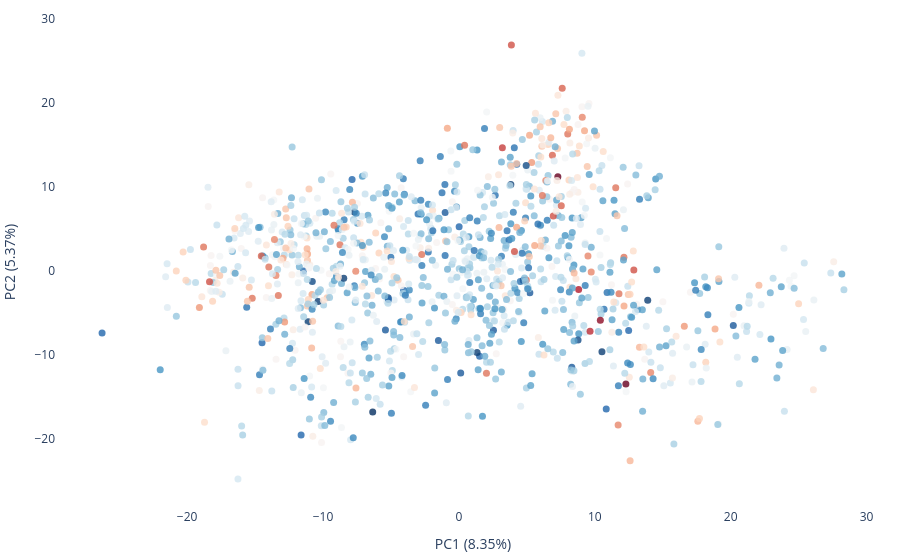

This figure's notebook cell:
### Code cell
# Quick sanity check to make sure that the PCA is not  clustering by the number of CBC used for the embedding averaging
num_cbc_res = []
for i, _OR in enumerate(esm_OR): 
    num_cbc_res.append(len(np.unique(Cbc_res[_OR][:,0]).astype(int)-1))
    
# Plot
fig = go.Figure()
fig.add_trace(go.Scatter(
    x=pca_df['PCA_1'],  # First dimension
    y=pca_df['PCA_2'],  # Second dimension
    text=pca_df.index,    # Labels
    mode='markers',
    marker=dict(
        color=num_cbc_res,
        size = 8, opacity=0.6, 
        colorscale="RdBu"
    )
))

fig.update_traces( marker=dict(size=7, opacity = 0.8))
fig.update_layout(xaxis_title = f'PC1 ({variance_ratio[0]*100:.2f}%)',
                  yaxis_title = f'PC2 ({variance_ratio[1]*100:.2f}%)',
                  margin=dict(r=10, l=10, b=10, t=10),
                  plot_bgcolor='white',  # set the plot background color to white
                  paper_bgcolor='white',  # set the paper background color to white
)
fig.show()
fig.write_html('../../output/ESM/PCA/Cbc_esm/PCA_Cbc_esm_CbcCounts.html')

### Figure 1 — Plotly figure (JSON) as saved in the notebook; plotly's stock layout.template omitted (floating-point values rounded to 4 significant figures; data arrays with more than 128 entries replaced by an {"elided": "..."} marker saying what was removed)
{"data": [{"marker": {"color": {"elided": "1084 int values"}, "colorscale": [[0, "rgb(103,0,31)"], [0.1, "rgb(178,24,43)"], [0.2, "rgb(214,96,77)"], [0.3, "rgb(244,165,130)"], [0.4, "rgb(253,219,199)"], [0.5, "rgb(247,247,247)"], [0.6, "rgb(209,229,240)"], [0.7, "rgb(146,197,222)"], [0.8, "rgb(67,147,195)"], [0.9, "rgb(33,102,172)"], [1, "rgb(5,48,97)"]], "opacity": 0.8, "size": 7}, "mode": "markers", "text": {"elided": "1084 str values"}, "type": "scatter", "x": {"elided": "1084 float values"}, "y": {"elided": "1084 float values"}}], "layout": {"margin": {"b": 10, "l": 10, "r": 10, "t": 10}, "paper_bgcolor": "white", "plot_bgcolor": "white", "xaxis": {"title": {"text": "PC1 (8.35%)"}}, "yaxis": {"title": {"text": "PC2 (5.37%)"}}}}
